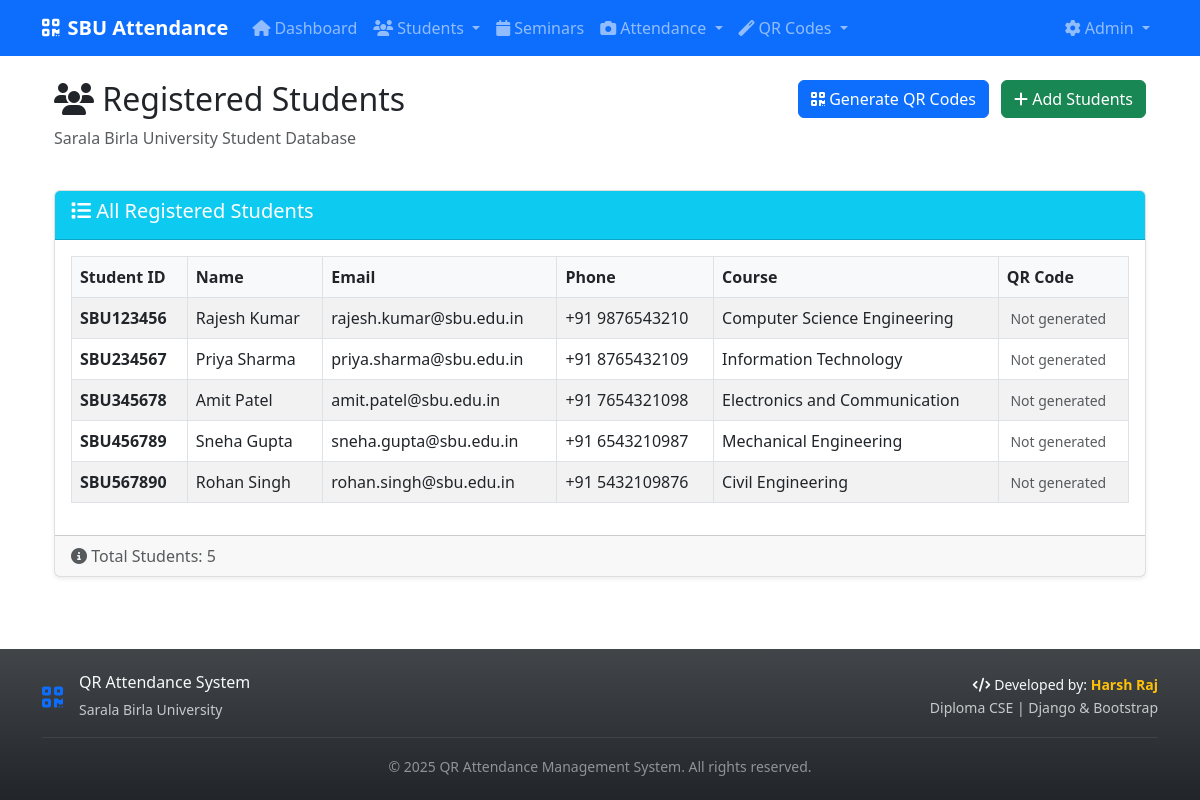
The page /students/ on the database its author committed.
### attendance/models.py (models this page shows, shortened)
class Student(models.Model):
    student_id = models.CharField(max_length=20, unique=True, help_text="SBU format: SBU123456")
    name = models.CharField(max_length=100)
    email = models.EmailField()
    phone = models.CharField(max_length=15, blank=True, default="", help_text="Phone number with country code")
    course = models.CharField(max_length=50)
    class Meta:
        verbose_name = "Student"
        verbose_name_plural = "Students"

### attendance/views.py (the view, shortened to what this page needs)
# urls.py: path('students/', views.students, name='students'),
def students(request):
    try:
        search_query = request.GET.get('search', '').strip()
        students = Student.objects.all()
        students = students.order_by('student_id')
        context = {
            'students': students,
            'search_query': search_query,
            'total_count': Student.objects.count(),
            'filtered_count': students.count(),
        }
        return render(request, 'attendance/students.html', context)
    except Exception as e:
        messages.error(request, f"Error loading students: {str(e)}")
        return render(request, 'attendance/students.html', {'error': True})

### templates/attendance/students.html (shortened to what this page needs)
{% extends 'base.html' %}
{% block content %}
<div class="container">
    <div class="row mb-4">
        <div class="col-md-8">
            <h2><i class="fas fa-users"></i> Registered Students</h2>
            <p class="text-muted">Sarala Birla University Student Database</p>
        </div>
        <div class="col-md-4 text-end">
            <a href="/generate-qr/" class="btn btn-primary me-2">
                <i class="fas fa-qrcode"></i> Generate QR Codes
            </a>
            <a href="/upload/" class="btn btn-success">
                <i class="fas fa-plus"></i> Add Students
            </a>
        </div>
    </div>
    <div class="card">
        <div class="card-header bg-info text-white">
            <h5><i class="fas fa-list"></i> All Registered Students</h5>
        </div>
        <div class="card-body">
            <div class="table-responsive">
              <table class="table table-bordered table-striped align-middle">
                <thead class="bg-dark text-white" style="background:#0d6efd !important;">
                  <tr>
                      <th>Student ID</th>
                      <th>Name</th>
                      <th>Email</th>
                      <th>Phone</th>
                      <th>Course</th>
                      <th>QR Code</th>
                  </tr>
                </thead>
                <tbody>
                {% for s in students %}
                  <tr>
                    <td><strong>{{ s.student_id }}</strong></td>
                    <td>{{ s.name }}</td>
                    <td>{{ s.email }}</td>
                    <td>{{ s.phone|default:"Not provided" }}</td>
                    <td>{{ s.course }}</td>
          <td class="qr-cell">
          </td>
                  </tr>
                {% endfor %}
                </tbody>
              </table>
            </div>
        </div>
        {% if students %}
        <div class="card-footer text-muted">
            <i class="fas fa-info-circle"></i> Total Students: {{ students|length }}
        </div>
        {% endif %}
    </div>
</div>
{% endblock %}

### templates/base.html (shortened to what this page needs)
<!DOCTYPE html>
<html lang="en">
<head>
    <link href="https://cdn.jsdelivr.net/npm/bootstrap@5.3.0/dist/css/bootstrap.min.css" rel="stylesheet">
    <link href="https://cdnjs.cloudflare.com/ajax/libs/font-awesome/6.4.0/css/all.min.css" rel="stylesheet">
</head>
<body>
    <nav class="navbar navbar-expand-lg navbar-dark bg-primary">
        <div class="container">
            <a class="navbar-brand" href="{% url 'home' %}">
                <i class="fas fa-qrcode me-2"></i>SBU Attendance
            </a>
            <div class="collapse navbar-collapse" id="navbarNav">
                <ul class="navbar-nav me-auto">
                    <li class="nav-item">
                        <a class="nav-link {% if request.resolver_match.url_name == 'home' %}active{% endif %}" href="{% url 'home' %}">
                            <i class="fas fa-home me-1"></i>Dashboard
                        </a>
                    </li>
                    <li class="nav-item dropdown">
                        <a class="nav-link dropdown-toggle" href="#" id="studentsDropdown" role="button" data-bs-toggle="dropdown">
                            <i class="fas fa-users me-1"></i>Students
                        </a>
                    </li>
                    <li class="nav-item">
                        <a class="nav-link {% if request.resolver_match.url_name == 'seminars' %}active{% endif %}" href="{% url 'seminars' %}">
                            <i class="fas fa-calendar me-1"></i>Seminars
                        </a>
                    </li>
                    <li class="nav-item dropdown">
                        <a class="nav-link dropdown-toggle" href="#" id="scanDropdown" role="button" data-bs-toggle="dropdown">
                            <i class="fas fa-camera me-1"></i>Attendance
                        </a>
                    </li>
                    <li class="nav-item dropdown">
                        <a class="nav-link dropdown-toggle" href="#" id="qrDropdown" role="button" data-bs-toggle="dropdown">
                            <i class="fas fa-magic me-1"></i>QR Codes
                        </a>
                    </li>
                </ul>
                <ul class="navbar-nav">
                    <li class="nav-item dropdown">
                        <a class="nav-link dropdown-toggle" href="#" id="adminDropdown" role="button" data-bs-toggle="dropdown">
                            <i class="fas fa-cog me-1"></i>Admin
                        </a>
                    </li>
                </ul>
            </div>
        </div>
    </nav>
    <main class="container my-4">
        {% block content %}{% endblock %}
    </main>
    <footer class="bg-gradient bg-dark text-light py-4 mt-5">
        <div class="container">
            <div class="row align-items-center">
                <div class="col-md-8">
                    <div class="d-flex align-items-center">
                        <i class="fas fa-qrcode me-3 fs-4 text-primary"></i>
                        <div>
                            <h6 class="mb-1 text-light">QR Attendance System</h6>
                            <small class="text-light opacity-75">Sarala Birla University</small>
                        </div>
                    </div>
                </div>
                <div class="col-md-4 text-md-end mt-3 mt-md-0">
                    <div class="text-end">
                        <small class="text-light d-block">
                            <i class="fas fa-code me-1"></i>Developed by: <strong class="text-warning">Harsh Raj</strong>
                        </small>
                        <small class="text-light opacity-75">Diploma CSE | Django & Bootstrap</small>
                    </div>
                </div>
            </div>
            <hr class="my-3 border-secondary opacity-25">
            <div class="row">
                <div class="col-12 text-center">
                    <small class="text-light opacity-50">
                        &copy; {% now 'Y' %} QR Attendance Management System. All rights reserved.
                    </small>
                </div>
            </div>
        </div>
    </footer>
</body>
</html>

### templates/base.html (style rules this page uses)
.navbar-brand { font-weight: bold; }
html, body { height: 100%; }
body { display: flex; flex-direction: column; min-height: 100vh; }
main { flex: 1 0 auto; }
footer { margin-top: auto; margin-bottom: 0; }
.card { box-shadow: 0 0.125rem 0.25rem rgba(0, 0, 0, 0.075); border: 1px solid rgba(0, 0, 0, 0.125); }
.btn { border-radius: 0.375rem; }
.table th { background-color: #f8f9fa; }
h1, h2, h3, h4, h5, h6 { color: inherit; }
.card-header h1, .card-header h2, .card-header h3, .card-header h4, .card-header h5, .card-header h6 { color: inherit; }

### rows shown on the page
Student: student_id "SBU123456", name "Rajesh Kumar", email "rajesh.kumar@sbu.edu.in", phone "+91 9876543210", course "Computer Science Engineering"
Student: student_id "SBU234567", name "Priya Sharma", email "priya.sharma@sbu.edu.in", phone "+91 8765432109", course "Information Technology"
Student: student_id "SBU345678", name "Amit Patel", email "amit.patel@sbu.edu.in", phone "+91 7654321098", course "Electronics and Communication"
Student: student_id "SBU456789", name "Sneha Gupta", email "sneha.gupta@sbu.edu.in", phone "+91 6543210987", course "Mechanical Engineering"
Student: student_id "SBU567890", name "Rohan Singh", email "rohan.singh@sbu.edu.in", phone "+91 5432109876", course "Civil Engineering"

### other values the page prints
{{ students|length }} "5"
